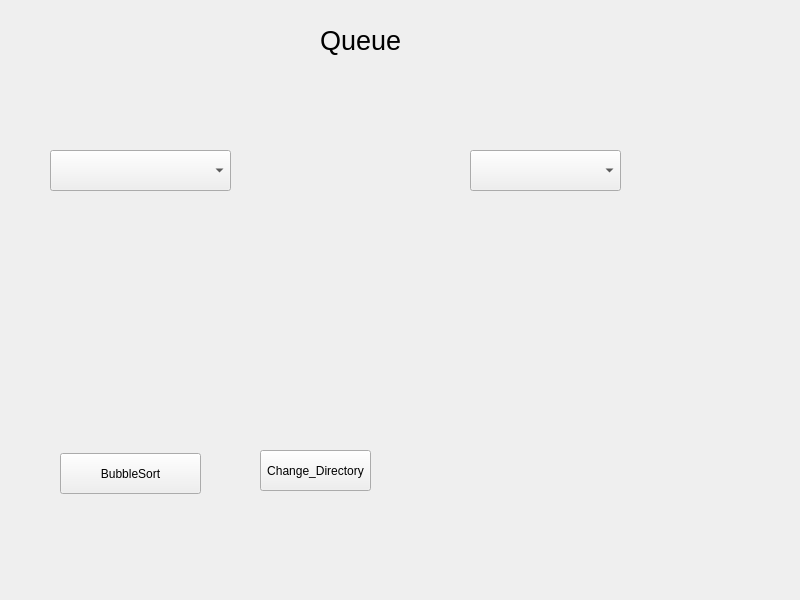
<?xml version="1.0" encoding="UTF-8"?>
<ui version="4.0">
 <class>Widget</class>
 <widget class="QWidget" name="Widget">
  <property name="geometry">
   <rect>
    <x>0</x>
    <y>0</y>
    <width>800</width>
    <height>600</height>
   </rect>
  </property>
  <property name="windowTitle">
   <string>Widget</string>
  </property>
  <widget class="QComboBox" name="ListBox">
   <property name="geometry">
    <rect>
     <x>50</x>
     <y>150</y>
     <width>181</width>
     <height>41</height>
    </rect>
   </property>
   <property name="font">
    <font>
     <pointsize>18</pointsize>
    </font>
   </property>
  </widget>
  <widget class="QLabel" name="label">
   <property name="geometry">
    <rect>
     <x>320</x>
     <y>20</y>
     <width>111</width>
     <height>41</height>
    </rect>
   </property>
   <property name="font">
    <font>
     <pointsize>20</pointsize>
    </font>
   </property>
   <property name="text">
    <string>Queue</string>
   </property>
  </widget>
  <widget class="QComboBox" name="ListBox2">
   <property name="geometry">
    <rect>
     <x>470</x>
     <y>150</y>
     <width>151</width>
     <height>41</height>
    </rect>
   </property>
   <property name="font">
    <font>
     <pointsize>18</pointsize>
    </font>
   </property>
  </widget>
  <widget class="QPushButton" name="pushButton">
   <property name="geometry">
    <rect>
     <x>60</x>
     <y>453</y>
     <width>141</width>
     <height>41</height>
    </rect>
   </property>
   <property name="text">
    <string>BubbleSort</string>
   </property>
  </widget>
  <widget class="QPushButton" name="change_directory">
   <property name="geometry">
    <rect>
     <x>260</x>
     <y>450</y>
     <width>111</width>
     <height>41</height>
    </rect>
   </property>
   <property name="text">
    <string>Change_Directory</string>
   </property>
  </widget>
 </widget>
 <resources/>
 <connections/>
</ui>
